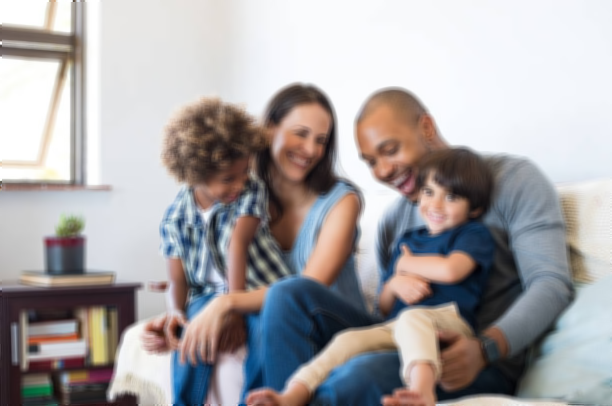
#> input picture images/1.png, 612 x 406 px
$ python main.py
#> lines starting #> are read from the running program, lines starting #| are printed output that depends on the picture
#> the answer given: images/1.png
from PIL import Image, ImageFilter, ImageEnhance
import sys

def load_image(path):
#> called with path = 'images/1.png'
    try:
        return Image.open(path)
#> returned value is the input picture: PIL image 612x406 RGB; mean R, G, B 167.7, 163.9, 165
    except IOError:
        print("Unable to open image.")
        sys.exit(1)

def save_image(image, path):
    image.save(path)
    print(f"Saved image to {path}")

def apply_filter(image, filter_type):
    filters = {
        "BLUR": ImageFilter.BLUR,
        "CONTOUR": ImageFilter.CONTOUR,
        "DETAIL": ImageFilter.DETAIL,
        "SHARPEN": ImageFilter.SHARPEN
    }
    chosen_filter = filters.get(filter_type.upper())
    if chosen_filter:
        return image.filter(chosen_filter)
    print("Filter not recognized.")
    return image

def adjust_brightness(image, level):
    return ImageEnhance.Brightness(image).enhance(level)

def adjust_contrast(image, level):
    return ImageEnhance.Contrast(image).enhance(level)

def mirror_image(image, direction):
    if direction == "horizontal":
        return image.transpose(Image.FLIP_LEFT_RIGHT)
    elif direction == "vertical":
        return image.transpose(Image.FLIP_TOP_BOTTOM)
    print("Invalid direction.")
    return image

def display_menu():
    print("\nOptions:")
    options = [
        "1. Apply Blur", "2. Apply Contour", "3. Apply Detail",
        "4. Apply Sharpen", "5. Adjust Brightness",
        "6. Adjust Contrast", "7. Mirror Image",
        "8. Save Image", "9. Quit"
    ]
    print("\n".join(options))

def main():
    path = input("Image path: ")
    image = load_image(path)
    while True:
        display_menu()
        choice = input("Choose an option: ").strip()

        if choice == "1":
            image = apply_filter(image, "BLUR")
            print("Blur applied.")
        elif choice == "2":
            image = apply_filter(image, "CONTOUR")
            print("Contour applied.")
        elif choice == "3":
            image = apply_filter(image, "DETAIL")
            print("Detail applied.")
        elif choice == "4":
            image = apply_filter(image, "SHARPEN")
            print("Sharpen applied.")
        elif choice == "5":
            try:
                level = float(input("Brightness level (0.0 - 2.0): "))
                image = adjust_brightness(image, level)
                print("Brightness adjusted.")
            except ValueError:
                print("Invalid level.")
        elif choice == "6":
            try:
                level = float(input("Contrast level (0.0 - 2.0): "))
                image = adjust_contrast(image, level)
                print("Contrast adjusted.")
            except ValueError:
                print("Invalid level.")
        elif choice == "7":
            direction = input("Mirror direction (horizontal/vertical): ").strip().lower()
            image = mirror_image(image, direction)
            print(f"Image mirrored {direction}.")
        elif choice == "8":
            save_path = input("Save path (include file extension): ")
            save_image(image, save_path)
        elif choice == "9":
            print("Exiting.")
            break
        else:
            print("Invalid option.")
#> this loop made 6 passes; the answer given on pass 1: 1
#> pass 2, in main, `image = apply_filter(image, "BLUR")`:
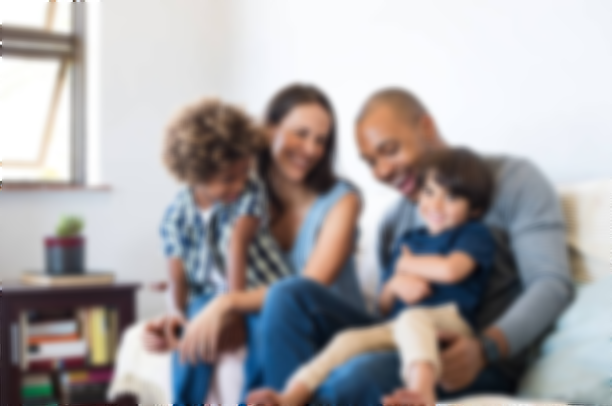
#> image: PIL image 612x406 RGB; mean R, G, B 167.7, 163.9, 165

if __name__ == "__main__":
#> (the run stopped early here; a loop or call above may not have finished)

$ run again, on images/5.png
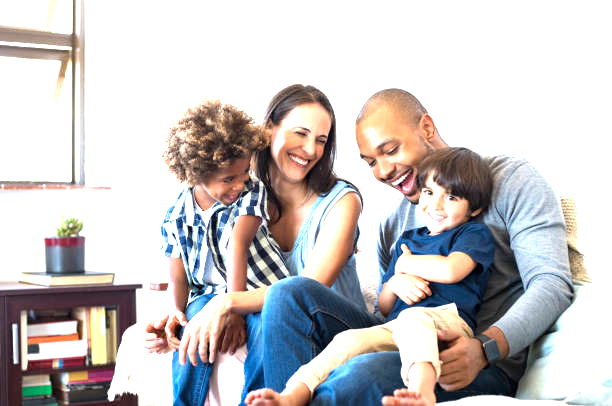
#> input picture images/5.png, 612 x 406 px
#> in load_image, returned value is the input picture: PIL image 612x406 RGB; mean R, G, B 200.1, 196.8, 197
#> the loop in main, `while True:` made 6 passes; the answer given on pass 1: 1
#> pass 1, in main, `image = apply_filter(image, "BLUR")`:
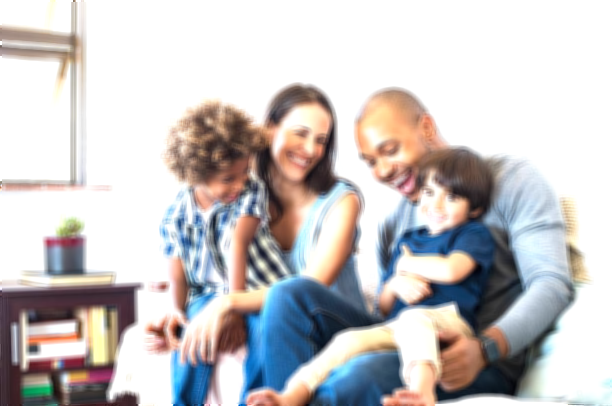
#> image: PIL image 612x406 RGB; mean R, G, B 200.1, 196.8, 197
#> pass 3, in main, `image = apply_filter(image, "BLUR")`:
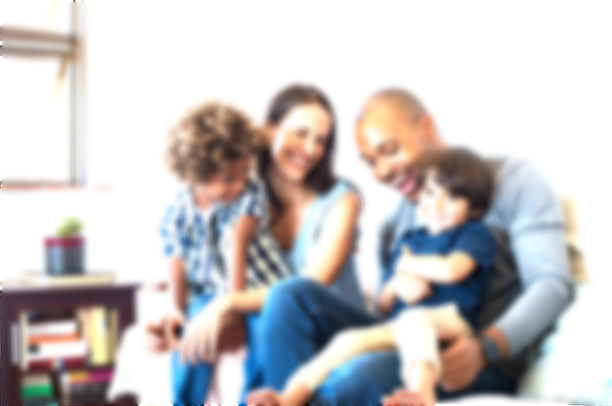
#> image: PIL image 612x406 RGB; mean R, G, B 200.1, 196.8, 197.1
